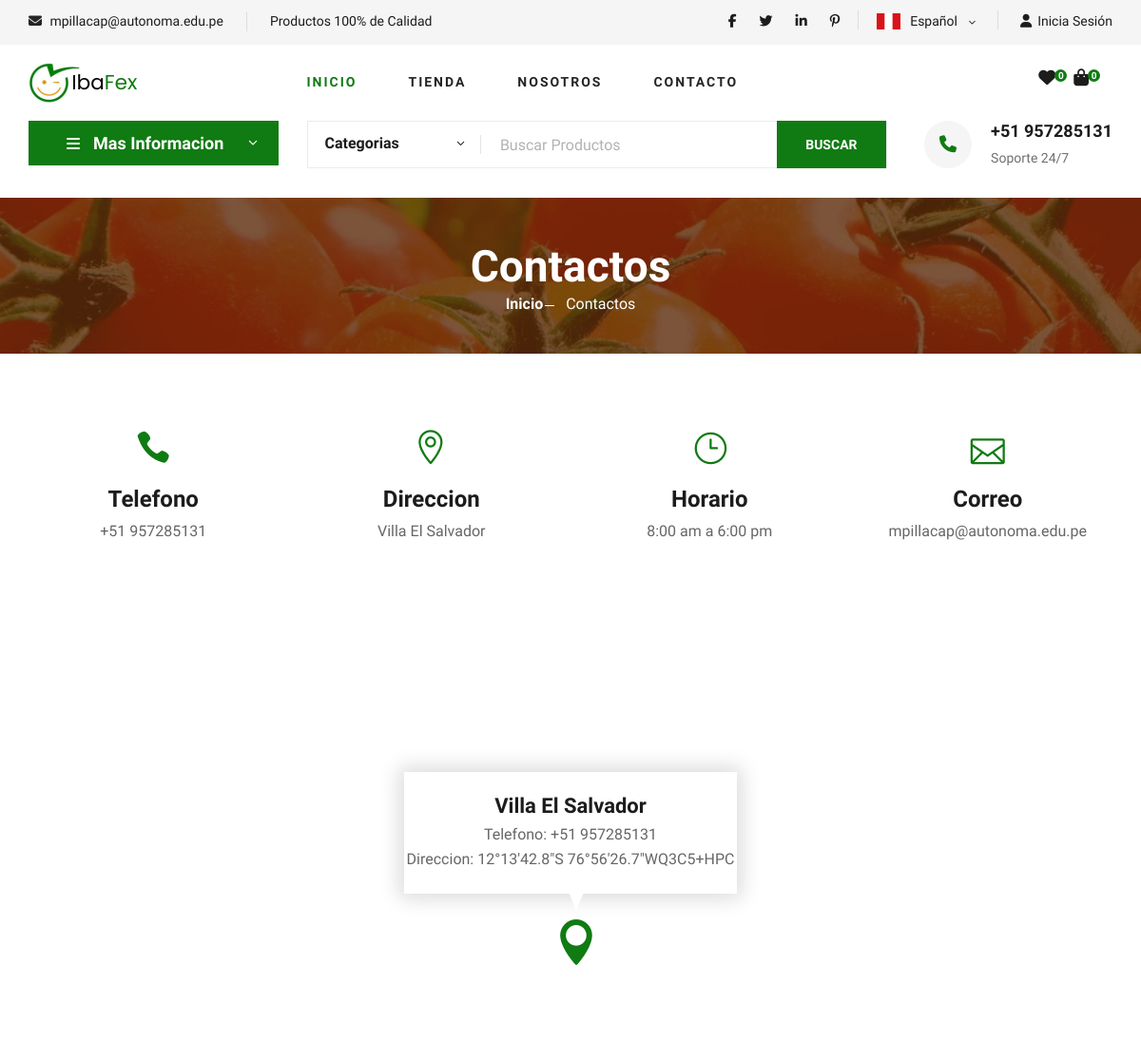
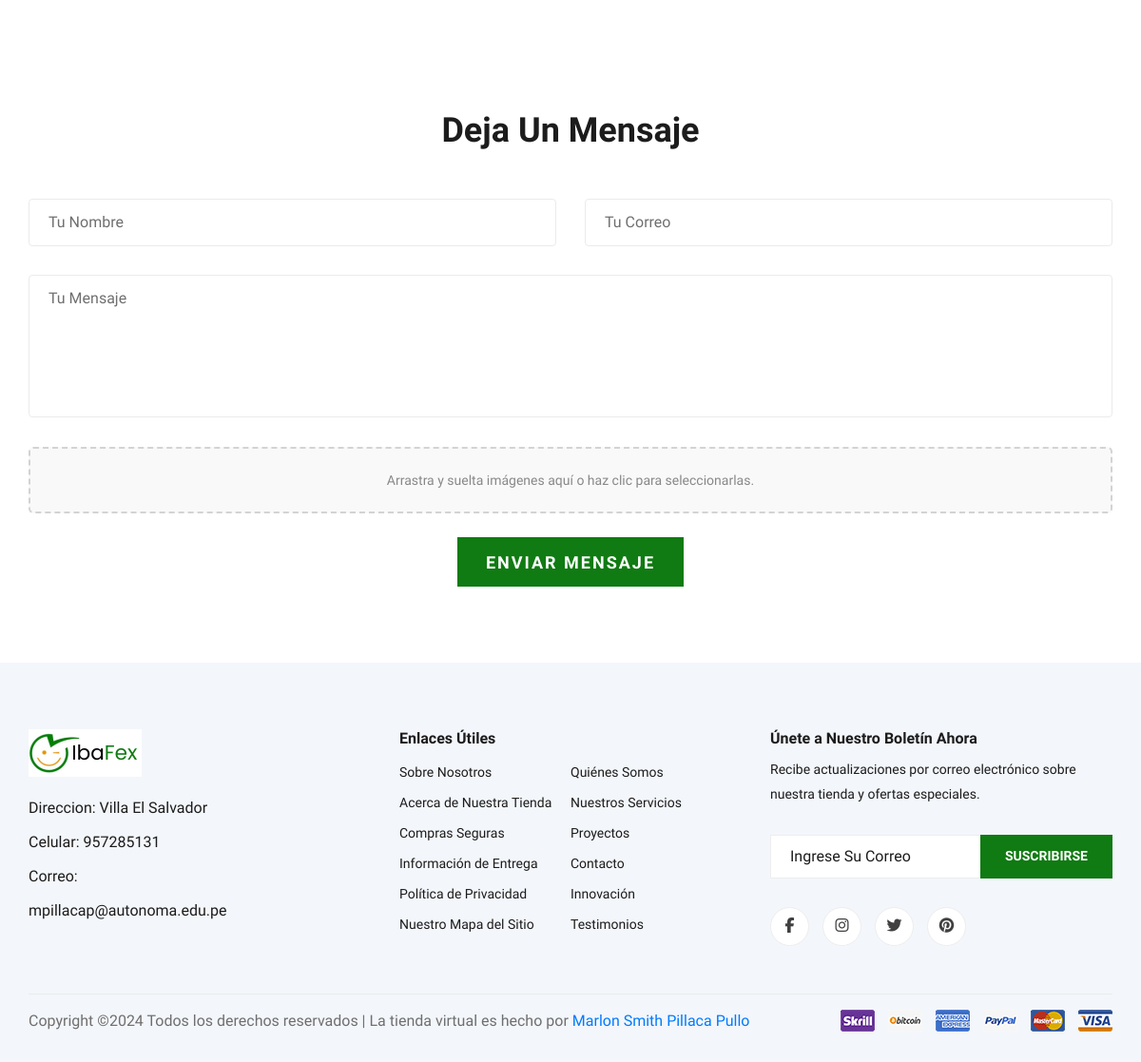
Page /contact/ on the committed database (2 pictures, top to bottom).
### main/models.py (models this page shows)
class Company(models.Model):
    name = models.CharField(max_length=100, verbose_name="Nombre de Empresa")
    mission = models.TextField(verbose_name="Mision de Empresa")
    vision = models.TextField(verbose_name="Vision de Empresa")
    general_manager = models.CharField(max_length=100, verbose_name="Gerente General")
    location = models.CharField(max_length=100, verbose_name="Ubicacion de Empresa")
    fundation_date = models.DateField(verbose_name="Fecha de Fundacion")
    ruc = models.CharField(max_length=11, verbose_name="Ruc de Empresa")
    phone = models.CharField(max_length=20, verbose_name="Telefono de Empresa")
    email = models.EmailField(max_length=100, verbose_name="Correo de Empresa")
    password = models.CharField(max_length=100, verbose_name="Contraseña", null=True) #QUITAR el null true cuando se reinicie TODOS los modelos
    def __str__(self):
        return self.name

### main/views.py (the view, shortened to what this page needs)
# urls.py: path("contact/", views.contact , name="contact"),
def contact(request):
    company_data = get_company_data()  # Llama a la función para obtener los datos
    print(f"el resultado: {company_data}")
    if request.user.is_authenticated:
        cart, created = Cart.objects.get_or_create(user=request.user)
        total_items = sum(item.quantity for item in cart.items.all())
    else:
        cart = None  # No hay carrito para usuarios no autenticados
        total_items = 0  # Por defecto, el total de productos es 0
    favorite_products_count = Product.objects.filter(liked_by=request.user).count() if request.user.is_authenticated else 0
    print(f"obtuvo esto: {favorite_products_count}")
    return render(request, "contact.html",
            {
            "company_data": company_data,
            "cart": cart,
            "total_items":total_items,
            "favorite_products_count":favorite_products_count,
            })

### main/views.py (called while the page is built)
def get_company_data():
    company = Company.objects.first()
    exist = Company.objects.exists()
    count = Company.objects.count()
    if exist:
        print(f"Hay solo {count} tabla en Compania")
        return company  # Obtén el primer objeto de Company
    else:
        return "No hay registro"

### main/templates/contact.html (shortened to what this page needs)
<!DOCTYPE html>
<html lang="zxx">
<head>
    {% include "head.html" %}
    {% load static %}
</head>
<body>
    {% include "header.html" %}
    {% include "block-content.html" %}
    <section id="section-contact" class="breadcrumb-section set-bg" data-setbg="{% static "img/breadcrumb.jpg" %}">
        <div class="container">
            <div class="row">
                <div class="col-lg-12 text-center">
                    <div class="breadcrumb__text">
                        <h2>Contactos</h2>
                        <div class="breadcrumb__option">
                            <a href="./index.html">Inicio</a>
                            <span>Contactos</span>
                        </div>
                    </div>
                </div>
            </div>
        </div>
    </section>
    <section class="contact spad">
        <div class="container">
            <div class="row">
                <div class="col-lg-3 col-md-3 col-sm-6 text-center">
                    <div class="contact__widget">
                        <span class="icon_phone"></span>
                        <h4>Telefono</h4>
                        {% if company_data != "No hay registro" %}
                        <p>+51 {{ company_data.phone }} </p>
                        {% else %}
                        <p> {{ company_data }} </p>
                        {% endif %}
                    </div>
                </div>
                <div class="col-lg-3 col-md-3 col-sm-6 text-center">
                    <div class="contact__widget">
                        <span class="icon_pin_alt"></span>
                        <h4>Direccion</h4>
                        <p> {% if company_data != "No hay registro" %} {{ company_data.location }} {% else %} {{ company_data }} {% endif %} </p>
                    </div>
                </div>
                <div class="col-lg-3 col-md-3 col-sm-6 text-center">
                    <div class="contact__widget">
                        <span class="icon_clock_alt"></span>
                        <h4>Horario</h4>
                        <p>8:00 am a 6:00 pm</p>
                    </div>
                </div>
                <div class="col-lg-3 col-md-3 col-sm-6 text-center">
                    <div class="contact__widget">
                        <span class="icon_mail_alt"></span>
                        <h4>Correo</h4>
                        <p> {% if company_data != "No hay registro" %} {{ company_data.email }} {% else %} {{ company_data }} {% endif %} </p>
                    </div>
                </div>
            </div>
        </div>
    </section>
    <div id="map" class="map">
        <div class="map-inside">
            <i class="icon_pin"></i>
            <div class="inside-widget">
                <h4>Villa El Salvador</h4>
                <ul>
                    <li>Telefono: +51 {{ company_data.phone }}</li>
                    <li>Direccion: 12°13'42.8"S 76°56'26.7"WQ3C5+HPC</li>
                </ul>
            </div>
        </div>
    </div>
    <div id="msj-reclamos" class="contact-form spad">
        <div class="container">
            <div class="row">
                <div class="col-lg-12">
                    <div class="contact__form__title">
                        <h2>Deja Un Mensaje</h2>
                    </div>
                </div>
            </div>
            <form action="#" method="POST" enctype="multipart/form-data">
                <div class="row">
                    <div class="col-lg-6 col-md-6">
                        <input type="text" placeholder="Tu Nombre" name="name">
                    </div>
                    <div class="col-lg-6 col-md-6">
                        <input type="text" placeholder="Tu Correo" name="email">
                    </div>
                    <div class="col-lg-12">
                        <textarea placeholder="Tu Mensaje" name="message"></textarea>
                    </div>
                    <div class="col-lg-12">
                        <div id="drop-zone" class="drop-zone">
                            <p>Arrastra y suelta imágenes aquí o haz clic para seleccionarlas.</p>
                        </div>
                    </div>
                    <br>
                    <div class="col-lg-12 text-center">
                        <button type="submit" class="site-btn">ENVIAR MENSAJE</button>
                    </div>
                </div>
            </form>
        </div>
    </div>
    {% include "footer.html" %}
</body>
</html>

### main/templates/header.html (shortened to what this page needs)
{% load static %}
<header class="header">
    <div class="header__top">
        <div class="container">
            <div class="row">
                <div class="col-lg-6 col-md-6">
                    <div class="header__top__left">
                        <ul>
                            <li><i class="fa fa-envelope"></i>
                                {% if company_data != "No hay registro" %}
                                    <span>{{ company_data.email }}</span>
                                {% else %}
                                    <span>{{ company_data }}</span>
                                {% endif %}
                            </li>
                            <li>Productos 100% de Calidad</li>
                        </ul>
                    </div>
                </div>
                <div class="col-lg-6 col-md-6">
                    <div class="header__top__right">
                        <div class="header__top__right__social">
                            <a href="#"><i class="fa fa-facebook"></i></a>
                            <a href="#"><i class="fa fa-twitter"></i></a>
                            <a href="#"><i class="fa fa-linkedin"></i></a>
                            <a href="#"><i class="fa fa-pinterest-p"></i></a>
                        </div>
                        <div class="header__top__right__language">
                            <img src="{% static "img/language-spanish.png" %}" class="img-lenguage" alt="">
                            <div>Español</div>
                            <span class="arrow_carrot-down"></span>
                        </div>
                        <div class="header__top__right__auth">
                            {% if user.is_authenticated %}
                                <a class="saludar-usuario"> Hola,
                                    <span class="nombre-usuario"> {{ user.username }} </span>
                                    <button onclick="exit()">Salir</button>
                                </a>
                            {% else %}
                                <a href="{% url "login" %}"><i class="fa fa-user"></i>Inicia Sesión</a>
                            {% endif %}
                        </div>
                    </div>
                </div>
            </div>
        </div>
    </div>
    <div class="container">
        <div class="row">
            <div class="col-lg-3">
                <div class="header__logo">
                    <a href="{% url "home" %}"><img src="{% static "img/logo.png" %}" alt="Logo de IbaFex Tienda de Abarrotes en Línea"></a>
                </div>
            </div>
            <div class="col-lg-6">
                <nav class="header__menu">
                    <ul>
                        <li class="active"><a href="{% url "home" %}">Inicio</a></li>
                        <li><a href="{% url "shop-grid" %}">Tienda</a></li>
                        <li><a href="{% url "blog-details" %}">Nosotros</a></li>
                        <li><a href="{% url "contact" %}">Contacto</a></li>
                    </ul>
                </nav>
            </div>
            <div class="col-lg-3">
                <div class="header__cart">
                    <ul>
                        <li><a href="#"><i class="fa fa-heart"></i> <span>{{ favorite_products_count }}</span></a></li>
                        <li><a href="{% url 'cart_detail' %}"><i class="fa fa-shopping-bag"></i> <span>{{ total_items }}</span></a></li>
                    </ul>
                </div>
            </div>
        </div>
    </div>
</header>

### main/templates/block-content.html (shortened to what this page needs)
{% load static %}
<section class="hero hero-normal">
    <div class="container">
        <div class="row">
            <div class="col-lg-3">
                <div class="hero__categories">
                    <div class="hero__categories__all">
                        <i class="fa fa-bars"></i>
                        <span>Mas Informacion</span>
                    </div>
                </div>
            </div>
            <div class="col-lg-9">
                <div class="hero__search">
                    <div class="hero__search__form">
                        <form action="{% url 'search_products' %}" method="GET">
                            <div class="hero__search__categories">
                                Categorias
                                <span class="arrow_carrot-down"></span>
                            </div>
                            <input type="text" placeholder="Buscar Productos" name="search">
                            <button type="submit" class="site-btn">BUSCAR</button>
                        </form>
                    </div>
                    <div class="hero__search__phone">
                        <div class="hero__search__phone__icon">
                            <i class="fa fa-phone"></i>
                        </div>
                        <div class="hero__search__phone__text">
                            {% if company_data != "No hay registro" %}
                            <h5>+51 {{ company_data.phone }}</h5>
                            {% else %}
                            <h5>{{ company_data }}</h5>
                            {% endif %}
                            <span>Soporte 24/7</span>
                        </div>
                    </div>
                </div>
            </div>
        </div>
    </div>
</section>

### main/templates/footer.html (shortened to what this page needs)
{% load static %}
<footer class="footer spad">
    <div class="container">
        <div class="row">
            <div class="col-lg-3 col-md-6 col-sm-6">
                <div class="footer__about">
                    <div class="footer__about__logo">
                        <a href="{% url "home" %}"><img src="{% static "img/logo.png" %}" alt=""></a>
                    </div>
                    <ul>
                        <li>Direccion: {% if company_data != "No hay registro" %} {{ company_data.location }} {% else %} {{ company_data }} {% endif %} </li>
                        <li>Celular: {% if company_data != "No hay registro" %}  {{ company_data.phone }} {% else %} {{ company_data }} {% endif %}</li>
                        <li>Correo: {% if company_data != "No hay registro" %} {{ company_data.email }} {% else %} {{ company_data }} {% endif %} </li>
                    </ul>
                </div>
            </div>
            <div class="col-lg-4 col-md-6 col-sm-6 offset-lg-1">
                <div class="footer__widget">
                    <h6>Enlaces Útiles</h6>
                    <ul>
                        <li><a href="#">Sobre Nosotros</a></li>
                        <li><a href="#">Acerca de Nuestra Tienda</a></li>
                        <li><a href="#">Compras Seguras</a></li>
                        <li><a href="#">Información de Entrega</a></li>
                        <li><a href="#">Política de Privacidad</a></li>
                        <li><a href="#">Nuestro Mapa del Sitio</a></li>
                    </ul>
                    <ul>
                        <li><a href="#">Quiénes Somos</a></li>
                        <li><a href="#">Nuestros Servicios</a></li>
                        <li><a href="#">Proyectos</a></li>
                        <li><a href="#">Contacto</a></li>
                        <li><a href="#">Innovación</a></li>
                        <li><a href="#">Testimonios</a></li>
                    </ul>
                </div>
            </div>
            <div class="col-lg-4 col-md-12">
                <div class="footer__widget">
                    <h6>Únete a Nuestro Boletín Ahora</h6>
                    <p>Recibe actualizaciones por correo electrónico sobre nuestra tienda y ofertas especiales.</p>
                    <form action="#">
                        <input type="text" placeholder="Ingrese Su Correo">
                        <button type="submit" class="site-btn">Suscribirse</button>
                    </form>
                    <div class="footer__widget__social">
                        <a href="#"><i class="fa fa-facebook"></i></a>
                        <a href="#"><i class="fa fa-instagram"></i></a>
                        <a href="#"><i class="fa fa-twitter"></i></a>
                        <a href="#"><i class="fa fa-pinterest"></i></a>
                    </div>
                </div>
            </div>
        </div>
        <div class="row">
            <div class="col-lg-12">
                <div class="footer__copyright">
                    <div class="footer__copyright__text">
                        <p>
                            Copyright &copy;<script>document.write(new Date().getFullYear());</script> Todos los derechos reservados | La tienda virtual es hecho por <a href="https://github.com/Marlon-Xpp" target="_blank">Marlon Smith Pillaca Pullo</a>
                        </p></div>
                    <div class="footer__copyright__payment"><img src="{% static "img/payment-item.png" %}" alt=""></div>
                </div>
            </div>
        </div>
    </div>
</footer>

### main/templates/contact.html (style rules this page uses)
.drop-zone { border: 2px dashed #d3d3d3; border-radius: 5px; padding: 20px; text-align: center; background-color: #f9f9f9; cursor: pointer; transition: background-color 0.3s ease; margin: 0px 0px 25px 0px; }
.drop-zone p { margin: 0; color: #888; font-size: 14px; }

### rows in the picture
Company: email "mpillacap@autonoma.edu.pe", phone "957285131", location "Villa El Salvador"

### other values in the picture
{{ favorite_products_count }} "0"
{{ total_items }} "0"
